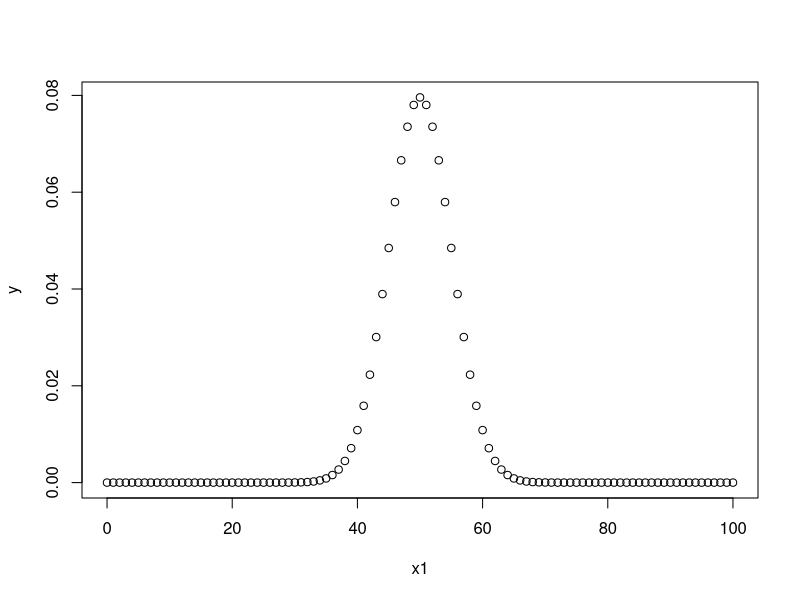

Generate this figure with R:
# dbinom(x,size,prob) --> This function gives the probability density distribution at each point where prob = probability of success

# Create a sample of 100 numbers which are incremented by 1.
x1 <- seq(0,100,by = 1)
# Create the binomial distribution.
y <- dbinom(x1,100,0.5)
# Plot the graph for this sample.
plot(x1,y)

# pbinom(x, size, prob) --> This function gives the cumulative probability of an event. It is a single value representing the probability.

# Probability of getting 26 or less heads from a 51 tosses of a coin.
x2 <- pbinom(26,51,0.5)
print(x2)

# qbinom(p, size, prob) --> This function takes the probability value and gives a number whose cumulative value matches the probability value.

# How many heads will have a probability of 0.25 will come out when a coin is tossed 51 times.
x3 <- qbinom(0.25,51,0.5)
print(x3)

# rbinom(n, size, prob) --> This function generates required number of random values of given probability from a given sample.

# Find 10 random values from a sample of 500 with probability of 0.4.
x4 <- rbinom(10,500,.4)
print(x4)
